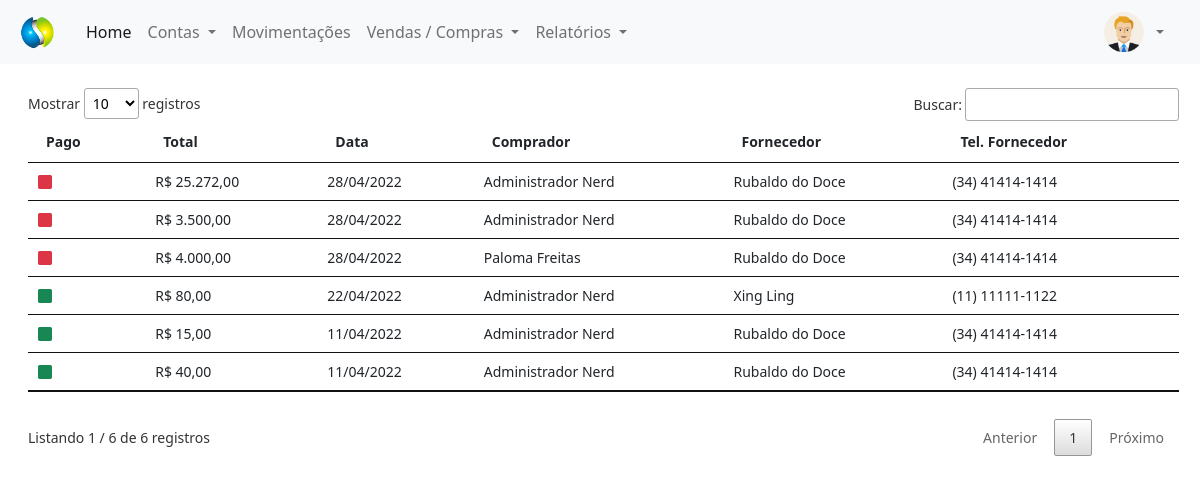
Page /painel-tesoureiro/index.php?pagina=compras (signed in) on the committed database.
### tables this page shows
CREATE TABLE `compras` (
  `id` int(11) NOT NULL,
  `total` decimal(8,2) NOT NULL,
  `data` date NOT NULL,
  `usuario` int(11) NOT NULL,
  `fornecedor` int(11) NOT NULL,
  `pago` varchar(5) NOT NULL
);

CREATE TABLE `usuarios` (
  `id` int(11) NOT NULL,
  `nome` varchar(80) NOT NULL,
  `email` varchar(80) NOT NULL,
  `cpf` varchar(15) NOT NULL,
  `senha` varchar(20) NOT NULL,
  `nivel` varchar(20) NOT NULL
);

CREATE TABLE `fornecedores` (
  `id` int(11) NOT NULL,
  `nome` varchar(80) NOT NULL,
  `tipo_pessoa` varchar(20) NOT NULL,
  `cpf` varchar(20) DEFAULT NULL,
  `email` varchar(80) DEFAULT NULL,
  `telefone` varchar(30) DEFAULT NULL,
  `endereco` varchar(80) DEFAULT NULL
);

### painel-tesoureiro/compras.php (the view, shortened to what this page needs)
<?php
require_once('../conexao.php');
?>
<div class="mt-4" style="margin-right: 25px">
    <?php
    $query_tab = $pdo->query("SELECT * FROM compras order by id desc");
    $res_tab = $query_tab->fetchAll(PDO::FETCH_ASSOC);
    $total_reg_tab = @count($res_tab);
    if ($total_reg_tab > 0) {
    ?>
        <small>
            <table id="usuarios" class="table table-hover my-4" style="width:100%">
                <thead>
                    <tr>
                        <th>Pago</th>
                        <th>Total</th>
                        <th>Data</th>
                        <th>Comprador</th>
                        <th>Fornecedor</th>
                        <th>Tel. Fornecedor</th>
                    </tr>
                </thead>
                <tbody>
                    <?php
                    for ($i = 0; $i < $total_reg_tab; $i++) {
                        $data = $res_tab[$i]['data'];
                        $id_usuario = $res_tab[$i]['usuario'];
                        $query_usuario = $pdo->query("SELECT * FROM usuarios WHERE id = '$id_usuario'");
                        $res_usuario = $query_usuario->fetchAll(PDO::FETCH_ASSOC);
                        $total_reg_usuario = @count($res_usuario);
                        if ($total_reg_usuario > 0) {
                            $nome_usuario = $res_usuario[0]['nome'];
                        }
                        $id_fornecedor = $res_tab[$i]['fornecedor'];
                        $query_fornecedor = $pdo->query("SELECT * FROM fornecedores WHERE id = '$id_fornecedor'");
                        $res_fornecedor = $query_fornecedor->fetchAll(PDO::FETCH_ASSOC);
                        $total_reg_fornecedor = @count($res_fornecedor);
                        if ($total_reg_fornecedor > 0) {
                            $nome_fornecedor = $res_fornecedor[0]['nome'];
                            $telefone_fornecedor = $res_fornecedor[0]['telefone'];
                        }
                        if ($res_tab[$i]['pago'] == 'Sim') {
                            $classe = 'text-success';
                        } else {
                            $classe = 'text-danger';
                        }
                    ?>
                        <tr>
                            <td>
                                <i class="bi bi-square-fill <?php echo $classe; ?>"></i>
                            </td>
                            <td>
                                R$ <?php echo number_format($res_tab[$i]['total'], 2, ',', '.'); ?>
                            </td>
                            <td>
                                <?php echo implode('/', array_reverse(explode('-', $data)));
                                ?>
                            </td>
                            <td>
                                <?php echo $nome_usuario; ?>
                            </td>
                            <td>
                                <?php echo $nome_fornecedor; ?>
                            </td>
                            <td>
                                <?php echo $telefone_fornecedor; ?>
                            </td>
                        </tr>
                    <?php }
                    ?>
                </tbody>
            </table>
        </small>
    <?php } else {
        echo "Não existem dados para serem exibidos!";
    } ?>
</div>

### rows in the picture
compras: total "25.272,00", data "28/04/2022", usuarios.nome "Administrador Nerd", fornecedores.nome "Rubaldo do Doce", fornecedores.telefone "(34) 41414-1414"
compras: total "3.500,00", data "28/04/2022", usuarios.nome "Administrador Nerd", fornecedores.nome "Rubaldo do Doce", fornecedores.telefone "(34) 41414-1414"
compras: total "4.000,00", data "28/04/2022", usuarios.nome "Paloma Freitas", fornecedores.nome "Rubaldo do Doce", fornecedores.telefone "(34) 41414-1414"
compras: total "80,00", data "22/04/2022", usuarios.nome "Administrador Nerd", fornecedores.nome "Xing Ling", fornecedores.telefone "(11) 11111-1122"
compras: total "15,00", data "11/04/2022", usuarios.nome "Administrador Nerd", fornecedores.nome "Rubaldo do Doce", fornecedores.telefone "(34) 41414-1414"
compras: total "40,00", data "11/04/2022", usuarios.nome "Administrador Nerd", fornecedores.nome "Rubaldo do Doce", fornecedores.telefone "(34) 41414-1414"
